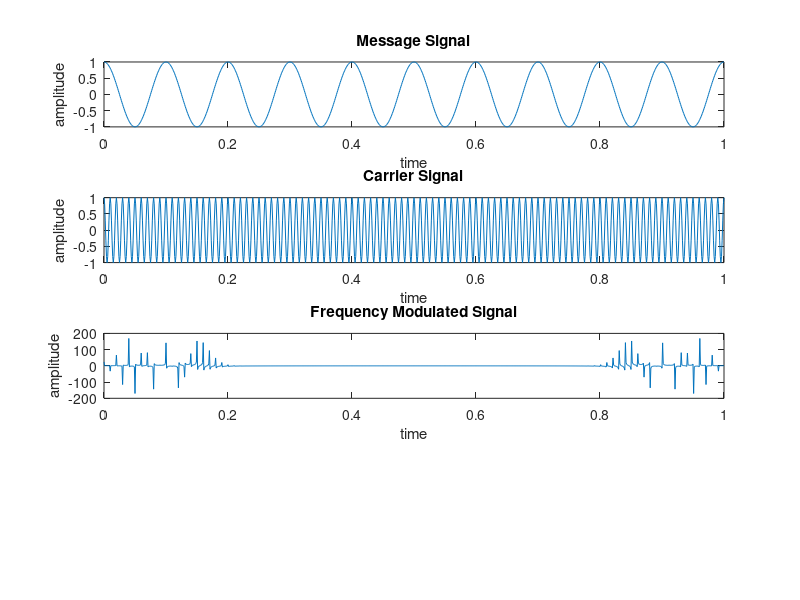

MATLAB code for this plot: (Note: this script raises an error after producing the figure.)
% Ayush Basak 19ucc016
% Experiment 8
% Exercise 1

t = 0:0.001:1;
Ac = 1;
Am = 1;
fc = 100;
fm = 10;
Beta = 7;

message = Am * cos(2*pi* fm * t);
carrier = Ac * cos(2*pi* fc * t);
y_fm = Ac * cos(2*pi*fc*t  + Beta*sin(2*pi*fm*t));
plot(t, carrier);

subplot(4,1,1);
plot(t, message);
xlabel("time");
ylabel("amplitude");
title("Message Signal");

subplot(4,1,2);
plot(t, carrier);
xlabel("time");
ylabel("amplitude");
title("Carrier Signal");

subplot(4,1,3);
plot(t, fft(y_fm));
xlabel("time");
ylabel("amplitude");
title("Frequency Modulated Signal")

fs = 500; %sampling frequency
del_f = Beta * fm;
y_dm = fmdemod(y_fm, fc, fs, del_f);
cutoff = 200;
Normalized = (2*cutoff)/fs;
order = 5;
[b,a] = butter(order, Normalized, 'low');
y_dm_filtered = filter(b,a,y_dm);

subplot(4,1,4);
plot(t, y_dm_filtered);
xlabel("time");
ylabel("amplitude");
title("Demodulated Signal")

sgtitle("Ayush Basak - 19ucc016")